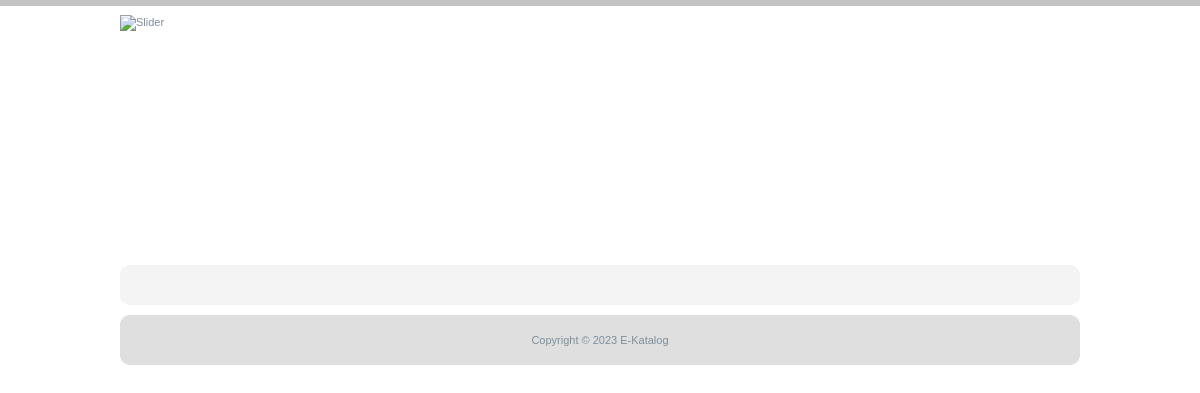
Before: / with the older database file.
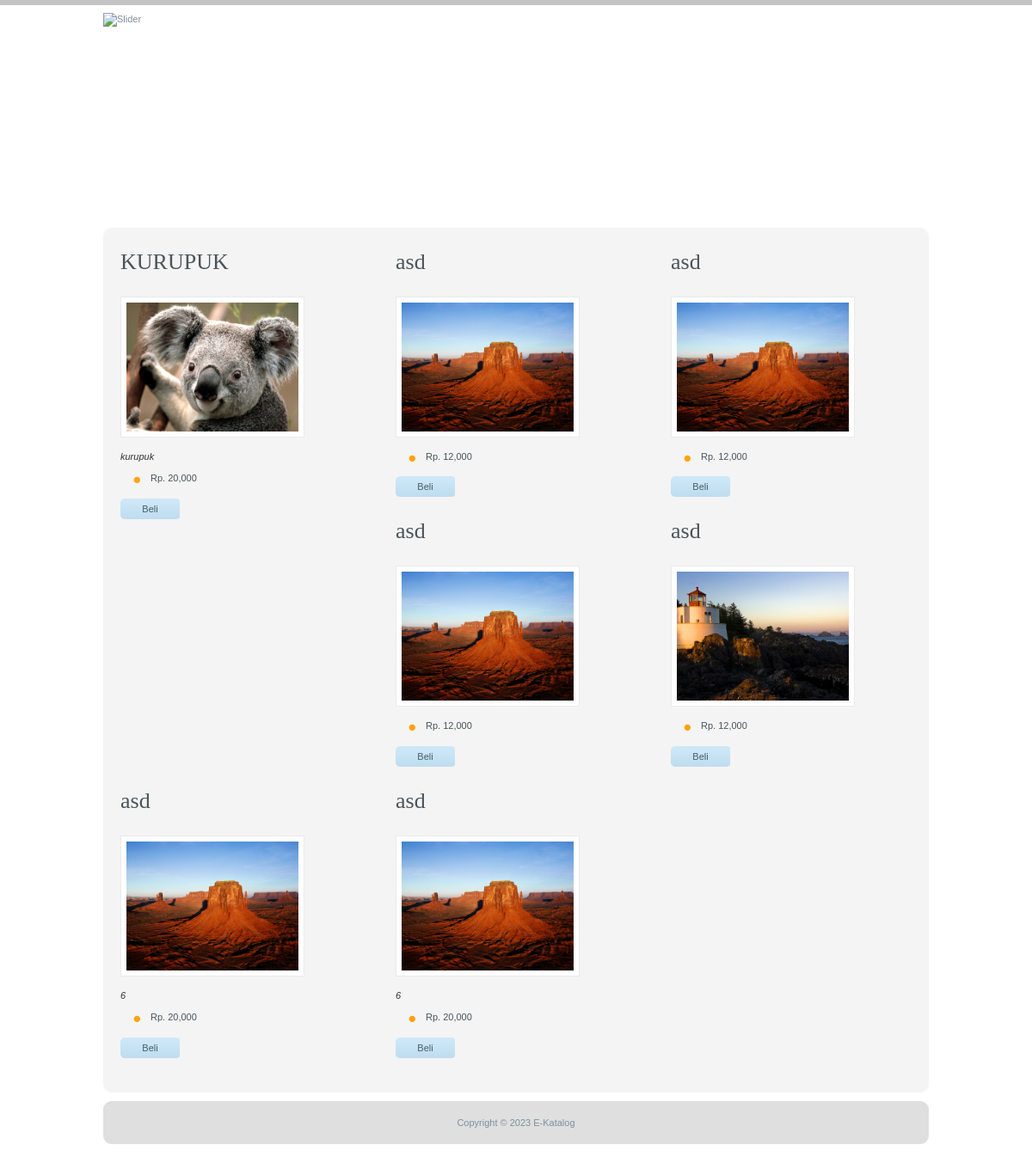
After: the same page with the newer database file.
### tables this page shows
CREATE TABLE `data_barang` (
  `id` int(11) NOT NULL,
  `nama_barang` varchar(150) NOT NULL,
  `id_kategori` int(11) NOT NULL,
  `deskripsi` text NOT NULL,
  `harga` double NOT NULL,
  `gambar` text NOT NULL
);

### index.php (the view, shortened to what this page needs)
<!DOCTYPE html>
<html>
<head>
  <link href="assets_front/templatemo_style.css" rel="stylesheet" type="text/css" />
  <link rel="stylesheet" href="assets_front/css/orman.css" type="text/css" media="screen" />
  <link rel="stylesheet" href="assets_front/css/nivo-slider.css" type="text/css" media="screen" />
  <link rel="stylesheet" href="assets_front/css/slimbox2.css" type="text/css" media="screen" />
</head>
<body>
  <div id="templatemo_wrapper">
    <div id="templatemo_header">
      <img width="950" src="assets_front/images/slider.jpg" alt="Slider" />
    </div>
    <div id="templatemo_main">
      <span class="mf mft"></span><span class="mf mfb"></span>
      <?php
      include "koneksi.php";
      $query = mysqli_query($koneksi, "SELECT * FROM data_barang");
      while ($data = mysqli_fetch_array($query)) {
      ?>
        <div class="col col_3">
          <h2><?= $data['nama_barang'] ?></h2>
          <img width="200" src="admin/data_barang/gambar/<?= $data['gambar'] ?>" alt="image 1" class="img_nom img_border img_border_b" />
          <p><em><?= $data['deskripsi'] ?></em></p>
          <ul class="list_bullet">
            <li>Rp. <?= number_format($data['harga']) ?></li>
          </ul>
          <a href="#" class="more">Beli</a>
        </div>
      <?php } ?>
    </div>
    <div id="templatemo_footer">
      Copyright © 2023 E-Katalog
    </div>
  </div>
</body>
</html>

### assets_front/templatemo_style.css (style rules this page uses)
body { margin: 0; padding: 0; color: #7c8f9c; font-family: Verdana, Arial, Helvetica, sans-serif; font-size: 11px; line-height: 1.4em; background-color: #fff; background-image: url(images/templatemo_body.jpg); background-repeat: repeat-x; background-position: top; }
h1, h2, h3, h4, h5, h6 { color:#4a545a; font-weight:400; padding: 0; margin: 0 0 10px 0; font-family: Georgia, "Times New Roman", Times, serif; }
h2 { font-size:26px; margin-bottom: 30px; line-height: 20px; }
img { margin: 0; padding: 0; border: 0 }
.img_border { border: 1px solid #eaeaea; background: #ffffff; }
.img_border_b { padding: 6px }
.img_nom { display: block; margin-bottom: 15px }
p { margin: 0 0 10px 0; padding: 0 }
em { color: #333 }
a:link, a:visited { color: #e38d00; text-decoration: none }
a.more { display: block; margin-top: 15px; color: #485c68; width: 69px; height: 24px; line-height: 24px; text-align: center; background: url(images/templatemo_more.png) }
a.button, a.more { text-decoration: none }
ul.list_bullet { margin: 10px 0 10px 15px; padding: 0; list-style: none }
ul.list_bullet li { color:#4a545a; margin: 0 0 7px 0; padding: 0 0 0 20px; background: url(images/templatemo_bullet.png) no-repeat scroll 0 5px }
#templatemo_wrapper { width: 960px; margin: 0 auto; padding: 15px 10px; }
#templatemo_header { height: 240px; margin-bottom: 10px; }
#templatemo_main { clear: both; position: relative; margin: 20px 0; padding: 20px 0 0; background: #f4f4f4 }
#templatemo_main span.mf { position: absolute; left: 0px; width: 960px; height: 10px; }
#templatemo_main span.mft { top: -10px; background: url(images/templatemo_main_t.jpg) }
#templatemo_main span.mfb { bottom: -10px; background: url(images/templatemo_main_b.jpg) }
#templatemo_footer { height: 50px; line-height: 50px; text-align: center; background: url(images/templatemo_footer.jpg) }
.col { float: left; padding: 0 20px; margin-bottom: 30px }
.col_3 { width: 280px }

Changed rows visible on the page:
added data_barang: nama_barang "KURUPUK", gambar (picture), deskripsi "kurupuk", harga "20,000"
added data_barang: nama_barang "asd", gambar (picture), harga "12,000"
added data_barang: nama_barang "asd", gambar (picture), harga "12,000"
added data_barang: nama_barang "asd", gambar (picture), harga "12,000"
added data_barang: nama_barang "asd", gambar (picture), harga "12,000"
added data_barang: nama_barang "asd", gambar (picture), deskripsi "6", harga "20,000"
added data_barang: nama_barang "asd", gambar (picture), deskripsi "6", harga "20,000"
